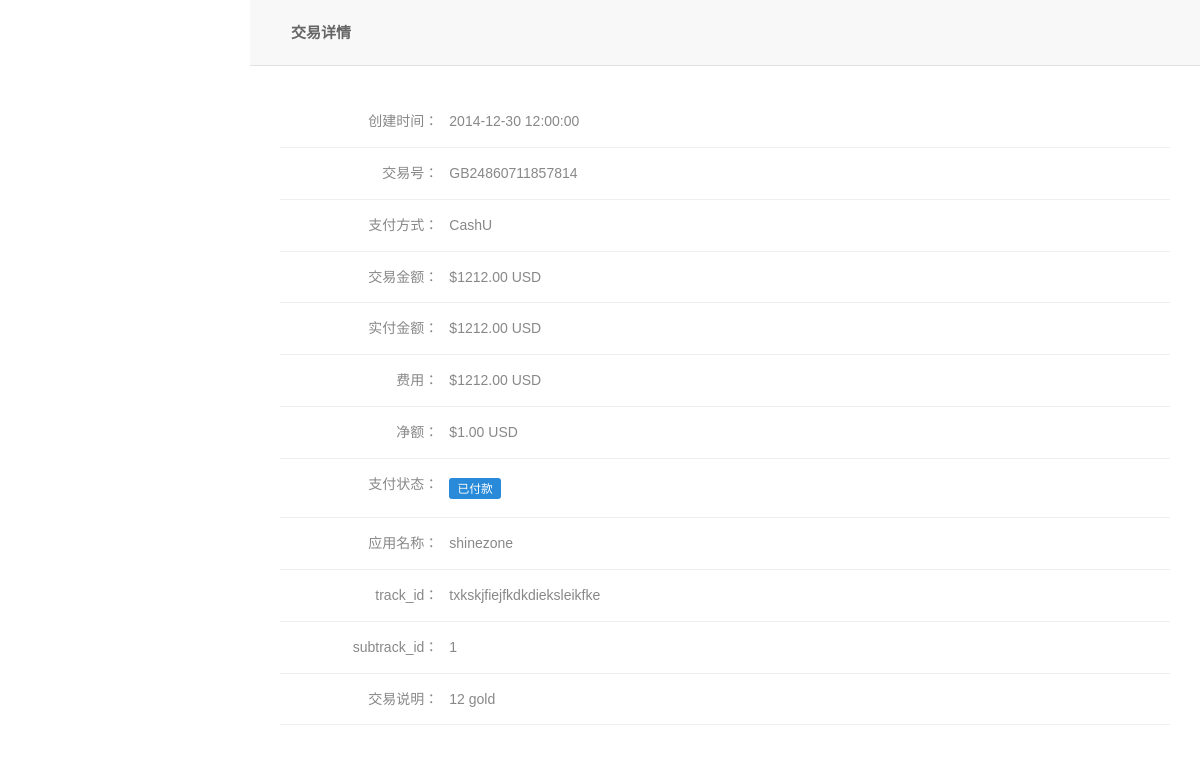
The page /fxdev-new.shinezone.com/detail.php?id=GB24860711857814 on the database its author committed.
### tables this page shows
CREATE TABLE `pay` (
  `Id` int(11) NOT NULL,
  `TransactionId` char(32) DEFAULT '' COMMENT '订单Id or 交易号',
  `AppName` char(32) DEFAULT '' COMMENT '应用名称',
  `Payer` varchar(64) DEFAULT '' COMMENT '支付用户',
  `PaymentMethod` varchar(32) DEFAULT '' COMMENT '支付方式',
  `Status` tinyint(3) DEFAULT '0' COMMENT '支付状态 0:未支付 1:支付完成 2:支付失败 3:退款中 4:退款完成',
  `Currency` char(3) DEFAULT '' COMMENT '货币类型',
  `TotalAmount` decimal(10,2) DEFAULT NULL COMMENT '充值金额',
  `FeeAmount` decimal(10,2) DEFAULT NULL COMMENT '税金额 or 费用',
  `NetAmount` decimal(10,2) DEFAULT NULL COMMENT '净额',
  `TrackId` varchar(32) DEFAULT '' COMMENT '第三方支付 订单Id',
  `SubTrackId` varchar(32) DEFAULT '' COMMENT 'CP子跟踪Id',
  `TradeInfo` varchar(255) DEFAULT '' COMMENT '交易详情',
  `CreateDate` datetime DEFAULT NULL COMMENT '创建时间',
  PRIMARY KEY (`Id`)
);

### fxdev-new.shinezone.com/functions/Functions.php (called while the page is built, shortened)
<?php
require_once __DIR__ . "/Debug.php";
require_once __DIR__ . "/XLog.php";
require_once __DIR__ . '/Mysql.php';
function getOnePayInfo($id)
{
    $curTime  = date('Y-m-d H:i:s');
    $pageInfo = DB::fetchRow(DB_NUMBER, "SELECT * FROM pay WHERE `CreateDate` <= '{$curTime}' AND `TransactionId`='{$id}'");
    return $pageInfo;
}
function getCurrencySymbol($currency)
{
    switch ($currency) {
        case 'USD' :
            return '$';
    }
}
function getStatusSymbol($status)
{
    switch ($status) {
        case 1 :
            return '已付款';
    }
}
function getPaymentTypes()
{
    return array(
        'alipay_cn' => 'Alipay',
        'bitcoin'   => 'Bitcoin' ,
        'boleto_br' => 'Boleto' ,
        'cashu'     => 'CashU',
        'ideal_nl'  => 'iDeal',
        'neosurf'   => 'Neosurf',
        'onecard'   => 'OneCard' ,
        'paysafecard' => 'Paysafecard',
        'qiwi'      => 'QIWI' ,
        'sofort'    => 'SOFORT' ,
        'tenpay_cn' => 'Tenpay' ,
        'webmoney'  => 'WebMoney',
        'yamoney'   => 'Yandex.Money'
    );
}

### fxdev-new.shinezone.com/functions/XLog.php (called while the page is built, shortened)
<?php
class XLog
{
    public static function getSystemType()
    {
        return 0;
    }
    public static function processFileName($filename, $flag)
    {
        return $filename;
    }
    public static function formatLog($title, $body, $file)
    {
        $file  = XLog::processFileName($file, XLog::getSystemType());
        $title = str_pad($title, 48, ' ', STR_PAD_RIGHT);
    }
}

### fxdev-new.shinezone.com/functions/Mysql.php (called while the page is built, shortened)
<?php
class DB
{
	private static $_pdoObjectsArr = array();
	private static $_connectionStrsArr = array();
	private static $_usernameArr = array();
	private static $_passwordArr = array();
	private static $_fetchMode = \PDO::FETCH_ASSOC;
	private static $_driverOptions = array();
	public static function setConnectionInfo($dbNumber, $hostname, $port, $username, $password, $dbname)
	{
		self::$_connectionStrsArr[$dbNumber] = "mysql:host=$hostname;port=$port;dbname=$dbname;";
		self::$_usernameArr[$dbNumber] = $username;
		self::$_passwordArr[$dbNumber] = $password;
	}
	public static function fetchRow($dbNumber, $sql, array $params = array())
	{
		$statement = self::_query($dbNumber, $sql, $params);
		return $statement->fetch(self::$_fetchMode);
	}
	private static function _connect($dbNumber)
	{
		try{
				self::$_pdoObjectsArr[$dbNumber] = new \PDO(
					self::$_connectionStrsArr[$dbNumber],
					self::$_usernameArr[$dbNumber],
					self::$_passwordArr[$dbNumber],
					self::$_driverOptions
				);
		} catch (\PDOException $e) {
			if (class_exists('XLog'))
			{
				XLog::formatLog("PDOException", $e->getMessage(), XLog::$errorFile);
			}
			echo $e->getMessage();exit;
		}
	}
	private static function _query($dbNumber, $sql, $params = array())
	{
		$statement = self::$_pdoObjectsArr[$dbNumber]->prepare($sql, self::$_driverOptions);
		if((!$statement->execute($params)) || ($statement->errorCode() != '00000')) {
			$errorInfo = $statement->errorInfo();
			$mes = "Database error [{$errorInfo[0]}]: {$errorInfo[2]}, sql: $sql, params: ".json_encode($params).", driver error code is $errorInfo[1]";
			throw new \PDOException($mes);
		}
		return $statement;
	}
}

### fxdev-new.shinezone.com/detail.php (the view, shortened to what this page needs)
<?php
require_once "functions/Functions.php";
$TransactionId    = isset($_GET['id'])?$_GET['id']:'';
$TransactionInfo  = getOnePayInfo($TransactionId);
$Currency         = isset($TransactionInfo['Currency'])?$TransactionInfo['Currency']:'USD';
$Symbol           = getCurrencySymbol($Currency);
?>
<!DOCTYPE html>
<html>
<head>
    <link rel="stylesheet" type="text/css" href="./css/fullcalendar.min.css">
    <link rel="stylesheet" type="text/css" href="./css/theme.css">
    <link rel="stylesheet" type="text/css" href="./css/admin-forms.min.css">
    <link rel="stylesheet" href="./css/admin.css">
    <link rel="stylesheet" href="./css/main.css">
</head>
<body class="dashboard-page sb-l-o sb-r-c onload-check">
    <div id="main">
    <section id="content_wrapper">
        <header id="topbar" class="alt">
            <div class="topbar-left inner_title">
                <span class="inner_title_1"><span style="display: block;float: left;margin-top: 10px;">交易详情</span></span>
            </div>
        </header>
        <section id="content" class="table-layout" style="background-color: #fff;">
            <div class="section row">
                <div class="content" style="border-bottom: 1px solid #eee;font-size: 14px;color: #888;padding:15px;">
                    <div class="col-xs-5 col-md-2" style=" text-align: right;padding: 0px;">创建时间：</div>
                    <div class="col-xs-7 col-md-10"><?php echo $TransactionInfo['CreateDate'];?></div>
                </div>
                <div class="content" style="border-bottom: 1px solid #eee;font-size: 14px;color: #888;padding:15px;">
                    <div class="col-xs-5 col-md-2" style=" text-align: right;padding: 0px">交易号：</div>
                    <div class="col-xs-7 col-md-10"><?php echo $TransactionInfo['TransactionId'];?></div>
                </div>
                <div class="content" style="border-bottom: 1px solid #eee;font-size: 14px;color: #888;padding:15px;">
                    <div class="col-xs-5 col-md-2" style=" text-align: right;padding: 0px">支付方式：</div>
                    <div class="col-xs-7 col-md-10"><?php echo getPaymentTypes()[$TransactionInfo['PaymentMethod']];?></div>
                </div>
                <div class="content" style="border-bottom: 1px solid #eee;font-size: 14px;color: #888;padding:15px;">
                    <div class="col-xs-5 col-md-2" style=" text-align: right;padding: 0px">交易金额：</div>
                    <div class="col-xs-7 col-md-10">
                        <?php
                            echo $Symbol . $TransactionInfo['TotalAmount'].' ' . $Currency;
                        ?>
                    </div>
                </div>
                <div class="content" style="border-bottom: 1px solid #eee;font-size: 14px;color: #888;padding:15px;">
                    <div class="col-xs-5 col-md-2" style=" text-align: right;padding: 0px">实付金额：</div>
                    <div class="col-xs-7 col-md-10">
                        <?php echo $Symbol . $TransactionInfo['TotalAmount'].' ' . $Currency;?>
                    </div>
                </div>
                <div class="content" style="border-bottom: 1px solid #eee;font-size: 14px;color: #888;padding:15px;">
                    <div class="col-xs-5 col-md-2" style=" text-align: right;padding:0px">费用：</div>
                    <div class="col-xs-7 col-md-10">
                        <?php echo $Symbol . $TransactionInfo['FeeAmount'].' ' . $Currency;?>
                    </div>
                </div>
                <div class="content" style="border-bottom: 1px solid #eee;font-size: 14px;color: #888;padding:15px;">
                    <div class="col-xs-5 col-md-2" style=" text-align: right;padding:0px">净额：</div>
                    <div class="col-xs-7 col-md-10">
                        <?php echo $Symbol . $TransactionInfo['NetAmount'].' ' . $Currency;?>
                    </div>
                </div>
                <div class="content" style="border-bottom: 1px solid #eee;font-size: 14px;color: #888;padding:15px;">
                    <div class="col-xs-5 col-md-2" style=" text-align: right;padding:0px">支付状态：</div>
                    <div class="col-xs-7 col-md-10">
                        <span class="label label-primary">
                            <?php echo getStatusSymbol($TransactionInfo['Status']);?>
                        </span></div>
                </div>
                <div class="content" style="border-bottom: 1px solid #eee;font-size: 14px;color: #888;padding:15px;">
                    <div class="col-xs-5 col-md-2" style=" text-align: right;padding:0px">应用名称：</div>
                    <div class="col-xs-7 col-md-10">
                        <?php echo $TransactionInfo['AppName'];?>
                    </div>
                </div>
                <div class="content" style="border-bottom: 1px solid #eee;font-size: 14px;color: #888;padding:15px;">
                    <div class="col-xs-5 col-md-2" style=" text-align: right;padding: 0px;">track_id：</div>
                    <div class="col-xs-7 col-md-10">
                        <?php echo $TransactionInfo['TrackId'];?>
                    </div>
                </div>
                <div class="content" style="border-bottom: 1px solid #eee;font-size: 14px;color: #888;padding:15px;">
                    <div class="col-xs-5 col-md-2" style=" text-align: right;padding: 0px;">subtrack_id：</div>
                    <div class="col-xs-7 col-md-10">
                        <?php echo $TransactionInfo['SubTrackId'];?>
                    </div>
                </div>
                <div class="content" style="border-bottom: 1px solid #eee;font-size: 14px;color: #888;padding:15px;">
                    <div class="col-xs-5 col-md-2" style=" text-align: right;padding: 0px;">交易说明：</div>
                    <div class="col-xs-7 col-md-10">
                        <?php echo $TransactionInfo['TradeInfo'];?>
                    </div>
                </div>
            </div>
        </section>
    </section>
</div>
</body></html>

### fxdev-new.shinezone.com/css/admin.css (style rules this page uses)
.inner_title { font-size: 15px; font-weight: 600; line-height:26px; margin-left: 27px;margin-right: 30px; }

### rows shown on the page
pay: CreateDate "2014-12-30 12:00:00", TransactionId "GB24860711857814", PaymentMethod "CashU", Currency "$", TotalAmount "1212.00", Currency "USD", FeeAmount "1212.00", NetAmount "1.00", Status "已付款", AppName "shinezone", TrackId "txkskjfiejfkdkdieksleikfke", SubTrackId "1", TradeInfo "12 gold"
